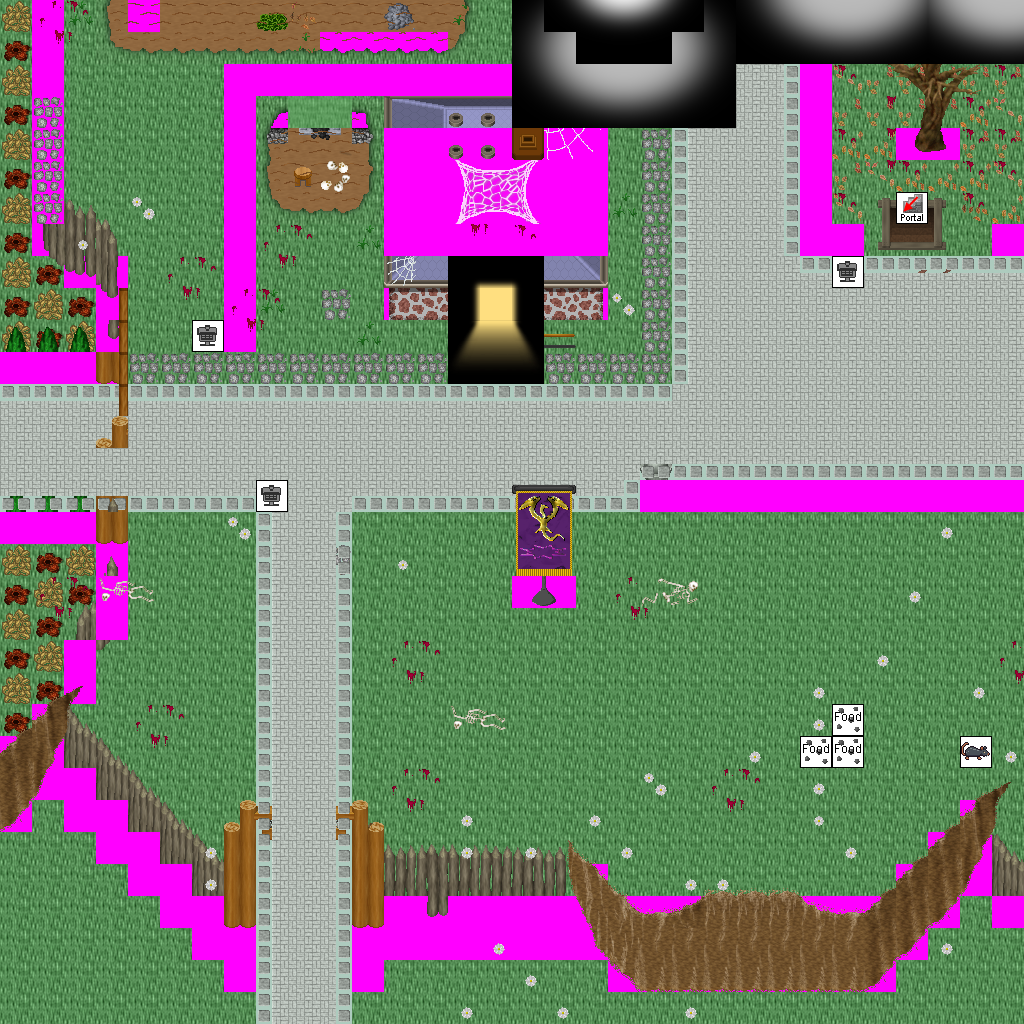

Tiled map render using the project's own tile images. Description and the map definition, with tile-layer contents summarised, below:
An orthogonal 32x32 tile map with 32x32 px tiles, 9 tile layers (Ground, Objects, Above, Walkable, ...), 51 tilesets and 14 objects (7x newmap, from_west_0, from_west_1, from_west_2, from_south_0, ...).

<map version="1.0" orientation="orthogonal" width="32" height="32" tilewidth="32" tileheight="32">
 <tileset firstgid="1" name="logic_portal" tilewidth="32" tileheight="32">
  <image source="../drawable/logic_portal.png" width="256" height="96" />
 </tileset>
 <tileset firstgid="25" name="logic_item_sign" tilewidth="32" tileheight="32">
  <image source="../drawable/logic_item_sign.png" width="32" height="32" />
 </tileset>
 <tileset firstgid="26" name="logic_item_sheepfood" tilewidth="32" tileheight="32">
  <image source="../drawable/logic_item_sheepfood.png" width="32" height="32" />
 </tileset>
 <tileset firstgid="27" name="logic_creature_rodent" tilewidth="32" tileheight="32">
  <image source="../drawable/logic_creature_rodent.png" width="256" height="32" />
 </tileset>
 <tileset firstgid="35" name="light_light_5x5" tilewidth="32" tileheight="32">
  <image source="../drawable/light_light_5x5.png" width="160" height="160" />
 </tileset>
 <tileset firstgid="60" name="light_door_light" tilewidth="32" tileheight="32">
  <image source="../drawable/light_door_light.png" width="96" height="128" />
 </tileset>
 <tileset firstgid="72" name="light_dim_light_7x5" tilewidth="32" tileheight="32">
  <image source="../drawable/light_dim_light_7x5.png" width="224" height="160" />
 </tileset>
 <tileset firstgid="107" name="building_decoration_banner" tilewidth="32" tileheight="32">
  <image source="../drawable/building_decoration_banner.png" width="32" height="384" />
 </tileset>
 <tileset firstgid="119" name="item_blood_small_stains" tilewidth="32" tileheight="32">
  <image source="../drawable/item_blood_small_stains.png" width="64" height="64" />
 </tileset>
 <tileset firstgid="123" name="item_broom" tilewidth="32" tileheight="32">
  <image source="../drawable/item_broom.png" width="64" height="128" />
 </tileset>
 <tileset firstgid="131" name="plant_bush_various_small" tilewidth="32" tileheight="32">
  <image source="../drawable/plant_bush_various_small.png" width="96" height="96" />
 </tileset>
 <tileset firstgid="140" name="plant_bush_bushes" tilewidth="32" tileheight="32">
  <image source="../drawable/plant_bush_bushes.png" width="160" height="64" />
 </tileset>
 <tileset firstgid="150" name="furniture_chair_wooden" tilewidth="32" tileheight="32">
  <image source="../drawable/furniture_chair_wooden.png" width="160" height="32" />
 </tileset>
 <tileset firstgid="155" name="building_decoration_chimney" tilewidth="32" tileheight="32">
  <image source="../drawable/building_decoration_chimney.png" width="32" height="64" />
 </tileset>
 <tileset firstgid="157" name="building_decoration_chimney_big" tilewidth="32" tileheight="32">
  <image source="../drawable/building_decoration_chimney_big.png" width="32" height="64" />
 </tileset>
 <tileset firstgid="159" name="building_decoration_coal_fire" tilewidth="32" tileheight="32">
  <image source="../drawable/building_decoration_coal_fire.png" width="64" height="64" />
 </tileset>
 <tileset firstgid="163" name="plant_tree_dead_tree_7" tilewidth="32" tileheight="32">
  <image source="../drawable/plant_tree_dead_tree_7.png" width="128" height="160" />
 </tileset>
 <tileset firstgid="183" name="building_door_door_n" tilewidth="32" tileheight="32">
  <image source="../drawable/building_door_door_n.png" width="96" height="64" />
 </tileset>
 <tileset firstgid="189" name="building_fence_fence_chunky" tilewidth="32" tileheight="32">
  <image source="../drawable/building_fence_fence_chunky.png" width="96" height="224" />
 </tileset>
 <tileset firstgid="210" name="item_firewood" tilewidth="32" tileheight="32">
  <image source="../drawable/item_firewood.png" width="96" height="128" />
 </tileset>
 <tileset firstgid="222" name="plant_flower_daisy_white" tilewidth="32" tileheight="32">
  <image source="../drawable/plant_flower_daisy_white.png" width="64" height="128" />
 </tileset>
 <tileset firstgid="230" name="plant_flower_flowers_mixed" tilewidth="32" tileheight="32">
  <image source="../drawable/plant_flower_flowers_mixed.png" width="128" height="128" />
 </tileset>
 <tileset firstgid="246" name="ground_grass_edges" tilewidth="32" tileheight="32">
  <image source="../drawable/ground_grass_edges.png" width="384" height="96" />
 </tileset>
 <tileset firstgid="282" name="ground_green_paving" tilewidth="32" tileheight="32">
  <image source="../drawable/ground_green_paving.png" width="96" height="192" />
 </tileset>
 <tileset firstgid="300" name="ground_ground" tilewidth="32" tileheight="32">
  <image source="../drawable/ground_ground.png" width="96" height="352" />
 </tileset>
 <tileset firstgid="333" name="ground_cobbled_paving" tilewidth="32" tileheight="32">
  <image source="../drawable/ground_cobbled_paving.png" width="32" height="32" />
 </tileset>
 <tileset firstgid="334" name="ground_ground_2" tilewidth="32" tileheight="32">
  <image source="../drawable/ground_ground_2.png" width="128" height="32" />
 </tileset>
 <tileset firstgid="338" name="plant_bush_hedge" tilewidth="32" tileheight="32">
  <image source="../drawable/plant_bush_hedge.png" width="160" height="224" />
 </tileset>
 <tileset firstgid="373" name="ground_ladder_steps" tilewidth="32" tileheight="32">
  <image source="../drawable/ground_ladder_steps.png" width="96" height="64" />
 </tileset>
 <tileset firstgid="379" name="furniture_light_lamp_blue" tilewidth="32" tileheight="32">
  <image source="../drawable/furniture_light_lamp_blue.png" width="32" height="96" />
 </tileset>
 <tileset firstgid="382" name="plant_leaves" tilewidth="32" tileheight="32">
  <image source="../drawable/plant_leaves.png" width="128" height="64" />
 </tileset>
 <tileset firstgid="390" name="building_fence_palisade" tilewidth="32" tileheight="32">
  <image source="../drawable/building_fence_palisade.png" width="192" height="448" />
 </tileset>
 <tileset firstgid="474" name="plant_grasses" tilewidth="32" tileheight="32">
  <image source="../drawable/plant_grasses.png" width="96" height="64" />
 </tileset>
 <tileset firstgid="480" name="ground_ridge_earth_pale" tilewidth="32" tileheight="32">
  <image source="../drawable/ground_ridge_earth_pale.png" width="384" height="256" />
 </tileset>
 <tileset firstgid="576" name="ground_rock_rocks_2" tilewidth="32" tileheight="32">
  <image source="../drawable/ground_rock_rocks_2.png" width="64" height="64" />
 </tileset>
 <tileset firstgid="580" name="building_roof_blue" tilewidth="32" tileheight="32">
  <image source="../drawable/building_roof_blue.png" width="160" height="128" />
 </tileset>
 <tileset firstgid="600" name="building_roof_red" tilewidth="32" tileheight="32">
  <image source="../drawable/building_roof_red.png" width="160" height="128" />
 </tileset>
 <tileset firstgid="620" name="item_sign_large" tilewidth="32" tileheight="32">
  <image source="../drawable/item_sign_large.png" width="160" height="96" />
 </tileset>
 <tileset firstgid="635" name="item_corpse_skeleton" tilewidth="32" tileheight="32">
  <image source="../drawable/item_corpse_skeleton.png" width="64" height="64" />
 </tileset>
 <tileset firstgid="639" name="item_corpse_skulls" tilewidth="32" tileheight="32">
  <image source="../drawable/item_corpse_skulls.png" width="128" height="128" />
 </tileset>
 <tileset firstgid="655" name="plant_stump_small_stump" tilewidth="32" tileheight="32">
  <image source="../drawable/plant_stump_small_stump.png" width="64" height="64" />
 </tileset>
 <tileset firstgid="659" name="item_statue_bird" tilewidth="32" tileheight="32">
  <image source="../drawable/item_statue_bird.png" width="64" height="128" />
 </tileset>
 <tileset firstgid="667" name="item_statue_green_stone_3" tilewidth="32" tileheight="32">
  <image source="../drawable/item_statue_green_stone_3.png" width="32" height="96" />
 </tileset>
 <tileset firstgid="670" name="item_banners_superhumans_banner_on_post" tilewidth="32" tileheight="32">
  <image source="../drawable/item_banners_superhumans_banner_on_post.png" width="64" height="128" />
 </tileset>
 <tileset firstgid="678" name="furniture_table_table_with_hob" tilewidth="32" tileheight="32">
  <image source="../drawable/furniture_table_table_with_hob.png" width="160" height="32" />
 </tileset>
 <tileset firstgid="683" name="object_trellis_small" tilewidth="32" tileheight="32">
  <image source="../drawable/object_trellis_small.png" width="96" height="96" />
 </tileset>
 <tileset firstgid="692" name="building_wall_stone" tilewidth="32" tileheight="32">
  <image source="../drawable/building_wall_stone.png" width="96" height="128" />
 </tileset>
 <tileset firstgid="704" name="building_decoration_webs" tilewidth="32" tileheight="32">
  <image source="../drawable/building_decoration_webs.png" width="64" height="96" />
 </tileset>
 <tileset firstgid="710" name="building_window_window_left" tilewidth="32" tileheight="32">
  <image source="../drawable/building_window_window_left.png" width="64" height="32" />
 </tileset>
 <tileset firstgid="712" name="building_window_window_right" tilewidth="32" tileheight="32">
  <image source="../drawable/building_window_window_right.png" width="64" height="32" />
 </tileset>
 <tileset firstgid="714" name="walkable_sentinel" tilewidth="32" tileheight="32">
  <image source="../drawable/walkable_sentinel.png" width="32" height="32" />
 </tileset>
 <layer name="Ground" width="32" height="32">
  <data>[1024 cells, 1024 non-empty, 4 distinct tile ids]</data>
 </layer>
 <layer name="Objects" width="32" height="32">
  <data>[1024 cells, 203 non-empty, 61 distinct tile ids]</data>
 </layer>
 <layer name="Above" width="32" height="32">
  <data>[1024 cells, 137 non-empty, 83 distinct tile ids]</data>
 </layer>
 <layer name="Walkable" width="32" height="32">
  <data>[1024 cells, 205 non-empty, 1 distinct tile ids]</data>
 </layer>
 <layer name="Objects_stendhal" width="32" height="32">
  <data>[1024 cells, 508 non-empty, 79 distinct tile ids]</data>
 </layer>
 <layer name="Above_stendhal" width="32" height="32">
  <data>[1024 cells, 32 non-empty, 26 distinct tile ids]</data>
 </layer>
 <layer name="Objects_stendhal2" width="32" height="32">
  <data>[1024 cells, 9 non-empty, 5 distinct tile ids]</data>
 </layer>
 <layer name="Objects_stendhal3" width="32" height="32">
  <data>[1024 cells, 65 non-empty, 45 distinct tile ids]</data>
 </layer>
 <layer name="Above_stendhal2" width="32" height="32">
  <data>[1024 cells, 17 non-empty, 17 distinct tile ids]</data>
 </layer>
 <objectgroup name="Mapevents" width="32" height="32">
  <object name="exit_east_0" type="newmap" x="992" y="256" width="32" height="224">
   <properties>
    <property name="map" value="level_0_semos_city_halloween_x1_y1" />
    <property name="place" value="from_east_0" />
   </properties>
  </object>
  <object name="exit_east_1" type="newmap" x="992" y="512" width="32" height="384">
   <properties>
    <property name="map" value="level_0_semos_city_halloween_x1_y1" />
    <property name="place" value="from_east_1" />
   </properties>
  </object>
  <object name="exit_east_2" type="newmap" x="992" y="960" width="32" height="64">
   <properties>
    <property name="map" value="level_0_semos_city_halloween_x1_y1" />
    <property name="place" value="from_east_2" />
   </properties>
  </object>
  <object name="exit_north_0" type="newmap" x="0" y="0" width="32" height="32">
   <properties>
    <property name="map" value="level_0_semos_city_halloween_x0_y0" />
    <property name="place" value="from_north_0" />
   </properties>
  </object>
  <object name="exit_north_1" type="newmap" x="64" y="0" width="64" height="32">
   <properties>
    <property name="map" value="level_0_semos_city_halloween_x0_y0" />
    <property name="place" value="from_north_1" />
   </properties>
  </object>
  <object name="exit_north_2" type="newmap" x="160" y="0" width="640" height="32">
   <properties>
    <property name="map" value="level_0_semos_city_halloween_x0_y0" />
    <property name="place" value="from_north_2" />
   </properties>
  </object>
  <object name="exit_north_3" type="newmap" x="864" y="0" width="128" height="32">
   <properties>
    <property name="map" value="level_0_semos_city_halloween_x0_y0" />
    <property name="place" value="from_north_3" />
   </properties>
  </object>
 </objectgroup>
 <objectgroup name="Spawn" width="32" height="32">
  <object name="from_west_0" x="992" y="352" width="32" height="32" />
  <object name="from_west_1" x="992" y="704" width="32" height="32" />
  <object name="from_west_2" x="992" y="992" width="32" height="32" />
  <object name="from_south_0" x="0" y="0" width="32" height="32" />
  <object name="from_south_1" x="96" y="0" width="32" height="32" />
  <object name="from_south_2" x="480" y="0" width="32" height="32" />
  <object name="from_south_3" x="928" y="0" width="32" height="32" />
 </objectgroup>
 <objectgroup name="Keys" width="32" height="32" />
 <objectgroup name="Replace" width="32" height="32" />
</map>
